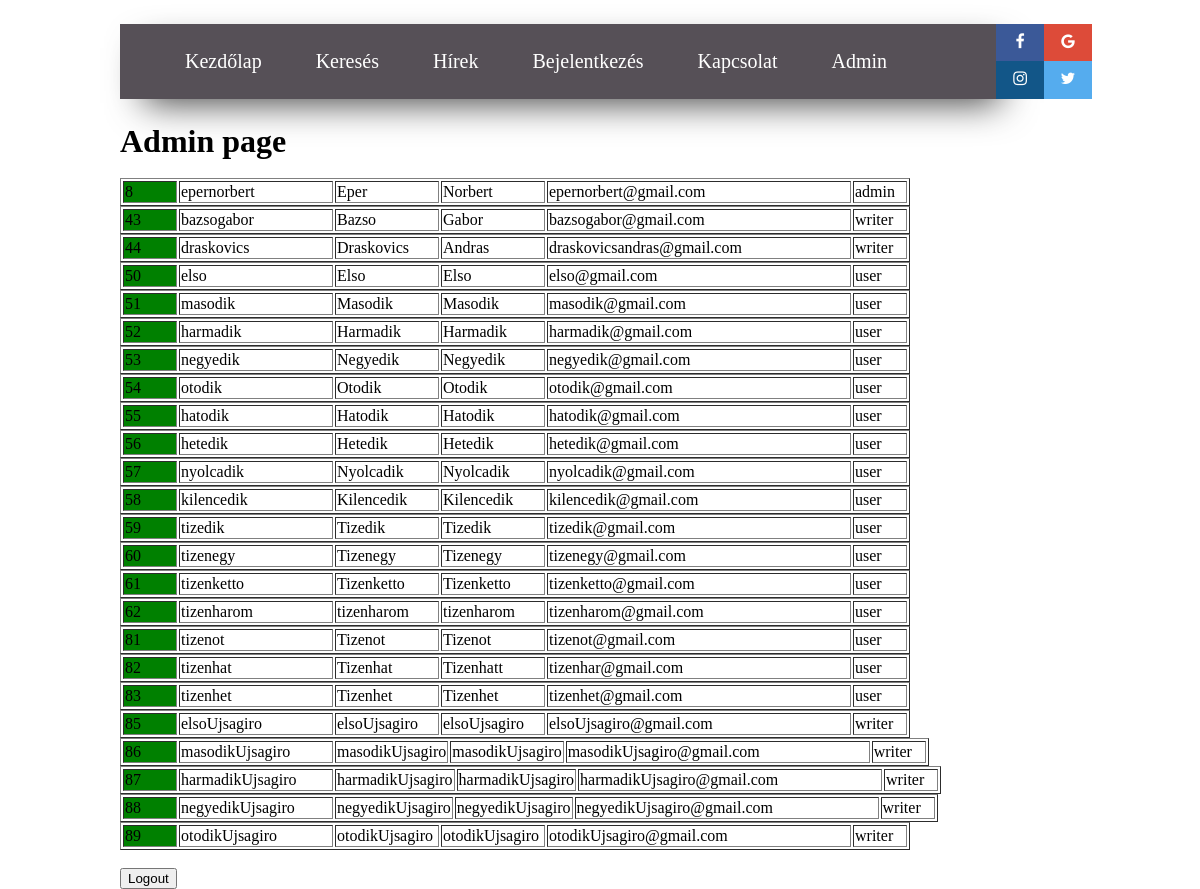
The page /admin/admin.php (signed in) on the database as committed earlier.
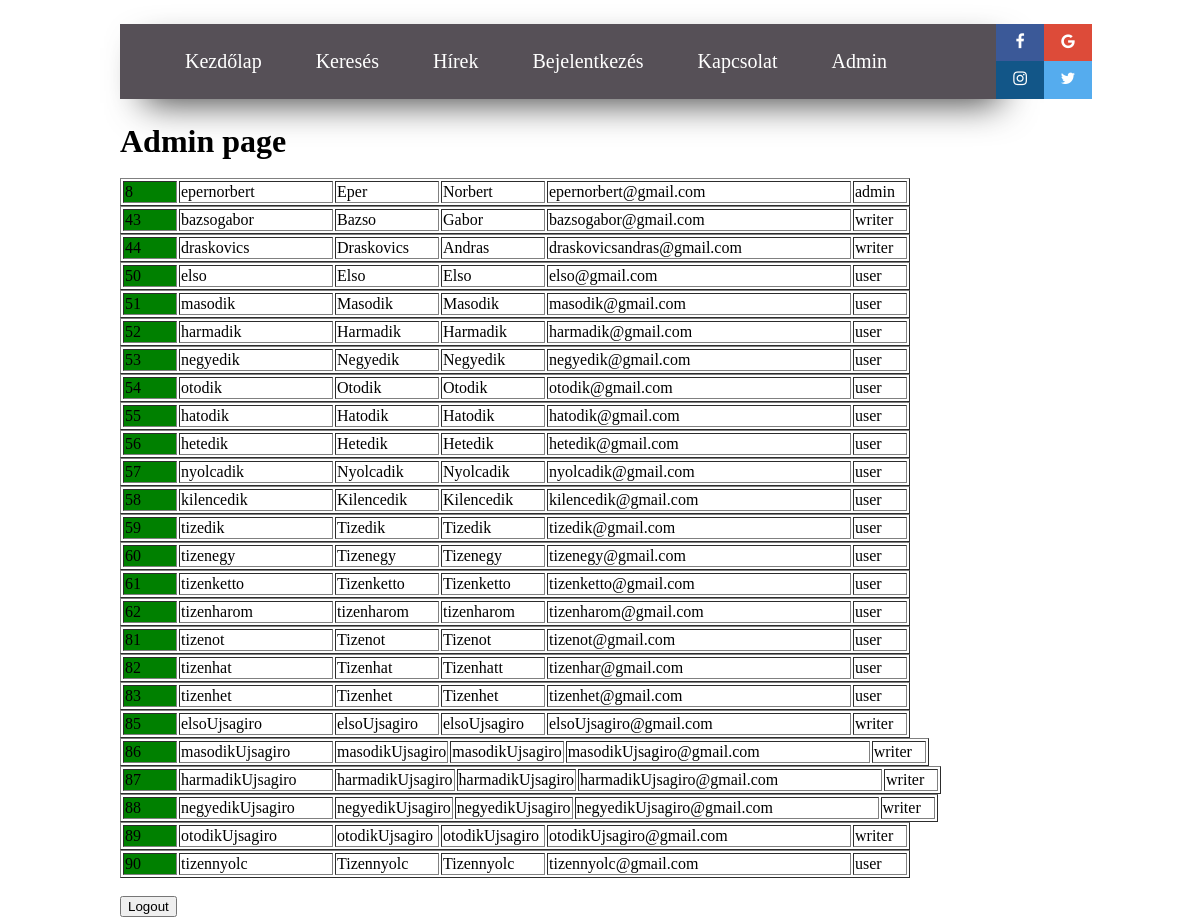
The same page on the database as committed later.
### tables this page shows
CREATE TABLE `users` (
  `user_id` int(11) NOT NULL,
  `user_uid` varchar(256) NOT NULL,
  `user_first` varchar(256) NOT NULL,
  `user_last` varchar(256) NOT NULL,
  `user_email` varchar(256) NOT NULL,
  `user_pwd` varchar(256) NOT NULL,
  `user_usertype` varchar(255) NOT NULL DEFAULT 'user',
  `user_telephone` int(11) NOT NULL
);

### admin/admin.php (the view, shortened to what this page needs)
<!DOCTYPE html>
<html lang="en">
<head>
    <link type="text/css" rel="stylesheet" href="admin.css">
    <link rel="stylesheet" href="https://cdnjs.cloudflare.com/ajax/libs/font-awesome/4.7.0/css/font-awesome.min.css">
</head>
<body>
<div class="navbar">
    <ul class="navbar_ul">
        <li class="navbar_li"><a class="navbar_a" href="../index.php">Kezdőlap</a></li>
        <li class="navbar_li"><a class="navbar_a" href="#">Keresés</a></li>
        <li class="navbar_li"><a class="navbar_a" href="#">Hírek</a></li>
        <li class="navbar_li"><a class="navbar_a" href="../login.php">Bejelentkezés</a></li>
        <li class="navbar_li"><a class="navbar_a" href="#">Kapcsolat</a></li>
        <?php
        if(isset($_SESSION['u_id'])){
            echo '<li class="navbar_li"><a class="navbar_a" href="admin.php">Admin</a></li>';
        }
        ?>
    </ul>
</div>
<div  class="navbar_social">
    <a href="#" class="fa fa-facebook"></a>
    <a href="#" class="fa fa-google"></a><br>
    <a href="#" class="fa fa-instagram"></a>
    <a href="#" class="fa fa-twitter"></a>
</div><br>
<h1 style="margin: 0 10%">Admin page</h1><br>
<?php
include '../action.php';
    $sql = "SELECT * FROM users";
    $result = mysqli_query($conn, $sql);
    $resultcheck = mysqli_num_rows($result);
    if($resultcheck > 0){
        while($row = mysqli_fetch_assoc($result)){
            echo '<div style="margin: 0 10%">
                        <table border="1">
                        <tr>
                            <td width="50px" style="background-color: green;"><a style="color: black; text-decoration: none;" href=check_advertisement.php?user_id=' . $row['user_id'].'>'.$row['user_id'].'</a></td>
                            <td width="150px">'.$row['user_uid'].'</td>
                            <td width="100px">'.$row['user_first'].'</td>
                            <td width="100px">'.$row['user_last'].'</td>
                            <td width="300px">'.$row['user_email'].'</td>
                            <td width="50px">'.$row['user_usertype'].'</td>
                        </tr>
                       </table>
                 </div>';
        }
    }
?><br>
<form action="../includes/logout.inc.php" method="POST" style="margin: 0 10%">
    <button type="submit" name="submit">Logout</button>
</form>
</body>
</html>

Rows that differ between the two databases and show on the page:
added users: user_id "90", user_uid "tizennyolc", user_first "Tizennyolc", user_last "Tizennyolc", user_email "tizennyolc@gmail.com", user_usertype "user"
